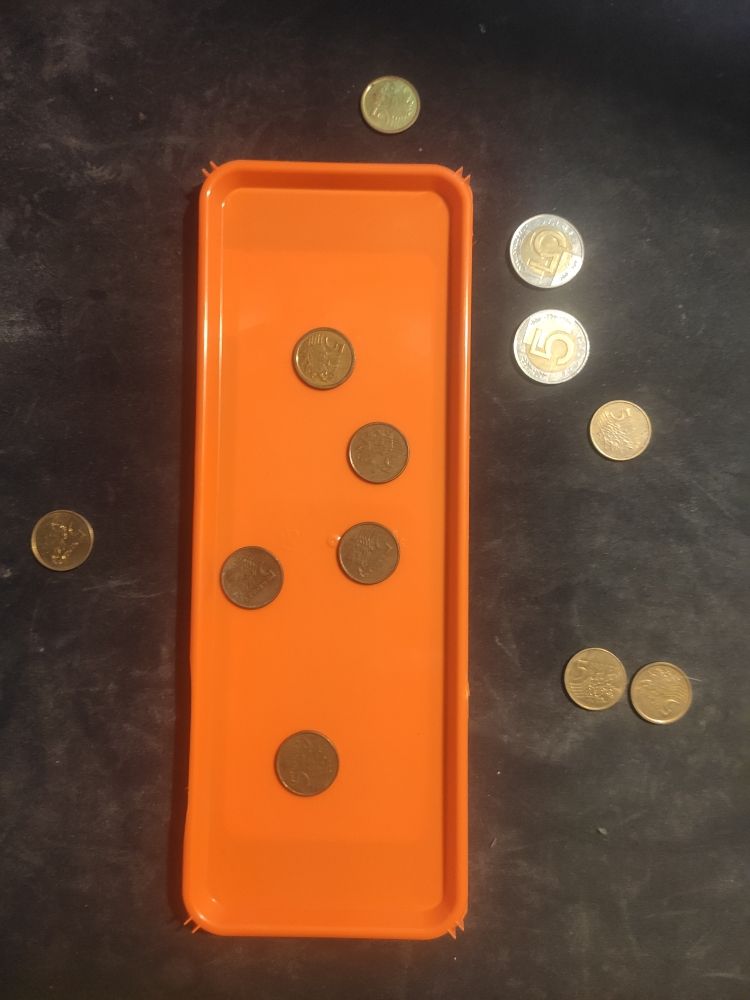
#> input picture Project_2/tray1.jpg, 750 x 1000 px; its folder holds only this picture in this run
$ python coin_detector.py
#> lines starting #> are read from the running program, lines starting #| are printed output that depends on the picture; after the words box and inside, x2 and y2 are one past the last pixel; in counts of white or black regions, pixels touching at a corner belong together
from pathlib import Path

import cv2 as cv
import numpy as np


def detect_tray_contour(image: np.ndarray) -> np.ndarray | None:
    hsv = cv.cvtColor(image, cv.COLOR_BGR2HSV)

    lower_orange = np.array([5, 120, 120], dtype=np.uint8)
    upper_orange = np.array([12, 255, 255], dtype=np.uint8)
    mask = cv.inRange(hsv, lower_orange, upper_orange)

    kernel = cv.getStructuringElement(cv.MORPH_ELLIPSE, (13, 13))
    mask = cv.morphologyEx(mask, cv.MORPH_CLOSE, kernel, iterations=2)
    mask = cv.morphologyEx(mask, cv.MORPH_OPEN, kernel, iterations=1)

    contours, _ = cv.findContours(mask, cv.RETR_EXTERNAL, cv.CHAIN_APPROX_SIMPLE)
    if not contours:
        return None

    tray = max(contours, key=cv.contourArea)
    if cv.contourArea(tray) < 0.1 * image.shape[0] * image.shape[1]:
        return None
    return cv.convexHull(tray)


def detect_coin_circles(image: np.ndarray) -> list[tuple[int, int, int]]:
    gray = cv.cvtColor(image, cv.COLOR_BGR2GRAY)
    gray = cv.GaussianBlur(gray, (9, 9), 1.5)

    circles = cv.HoughCircles(
        gray,
        cv.HOUGH_GRADIENT,
        dp=1.2,
        minDist=40,
        param1=90,
        param2=55,
        minRadius=10,
        maxRadius=90,
    )

    if circles is None:
        return []

    circles = np.round(circles[0, :]).astype(int)
    return [(int(x), int(y), int(r)) for x, y, r in circles]


def radius_threshold(radii: list[int]) -> float:
    if len(radii) < 2:
        return 32.0
    radii_arr = np.float32(radii).reshape(-1, 1)
    _, labels, centers = cv.kmeans(
        radii_arr,
        2,
        None,
        (cv.TERM_CRITERIA_EPS + cv.TERM_CRITERIA_MAX_ITER, 50, 0.1),
        10,
        cv.KMEANS_PP_CENTERS,
    )
    centers = np.sort(centers.flatten())
    if np.all(labels == labels[0]):
        return float(np.median(radii_arr))
    return float((centers[0] + centers[1]) / 2.0)


def annotate_and_count(image: np.ndarray, image_name: str) -> np.ndarray:
    output = image.copy()
    tray_contour = detect_tray_contour(image)
    tray_area = 0.0

    if tray_contour is not None:
        tray_area = cv.contourArea(tray_contour)
        cv.drawContours(output, [tray_contour], -1, (0, 255, 0), 3)

    circles = detect_coin_circles(image)
    radii = [r for _, _, r in circles]
    split_r = radius_threshold(radii)

    large_inside = 0
    large_outside = 0
    small_inside = 0
    small_outside = 0

    for x, y, r in circles:
        is_large = r >= split_r
        inside = (
            tray_contour is not None
            and cv.pointPolygonTest(tray_contour, (float(x), float(y)), False) >= 0
        )

        if is_large and inside:
            large_inside += 1
            color = (0, 0, 255)
        elif is_large and not inside:
            large_outside += 1
            color = (0, 0, 255)
        elif not is_large and inside:
            small_inside += 1
            color = (255, 0, 0)
        else:
            small_outside += 1
            color = (255, 0, 0)

        cv.circle(output, (x, y), r, color, 2)
        cv.circle(output, (x, y), 2, color, -1)

    lines = [
        f"Tray area: {tray_area} ",
        f"Large inside: {large_inside}",
        f"Large outside: {large_outside}",
        f"Small inside: {small_inside}",
        f"Small outside: {small_outside}",
    ]

    y0 = 28
    for i, text in enumerate(lines):
        y = y0 + i * 28
        cv.putText(output, text, (10, y), cv.FONT_HERSHEY_SIMPLEX, 0.7, (0, 0, 0), 3)
        cv.putText(output, text, (10, y), cv.FONT_HERSHEY_SIMPLEX, 0.7, (255, 255, 255), 1)

    return output


def main() -> None:
    base_dir = Path(__file__).resolve().parent
    image_paths = [base_dir / f"tray{i}.jpg" for i in range(1, 9)]

    output_dir = base_dir / "outputs"
    output_dir.mkdir(exist_ok=True)

    for image_path in image_paths:
        image = cv.imread(str(image_path))
#> image is the input picture: shape (1000, 750, 3); mean B, G, R 46.1, 73.5, 117.8
        if image is None:
            print(f"Skipping missing image: {image_path.name}")
            continue

        annotated = annotate_and_count(image, image_path.name)
#> in detect_tray_contour, `hsv = cv.cvtColor(image, cv.COLOR_BGR2HSV)`: hsv: shape (1000, 750, 3); mean H, S, V 14.9, 113.5, 117.8
#> in detect_tray_contour, `mask = cv.inRange(hsv, lower_orange, upper_orange)`:
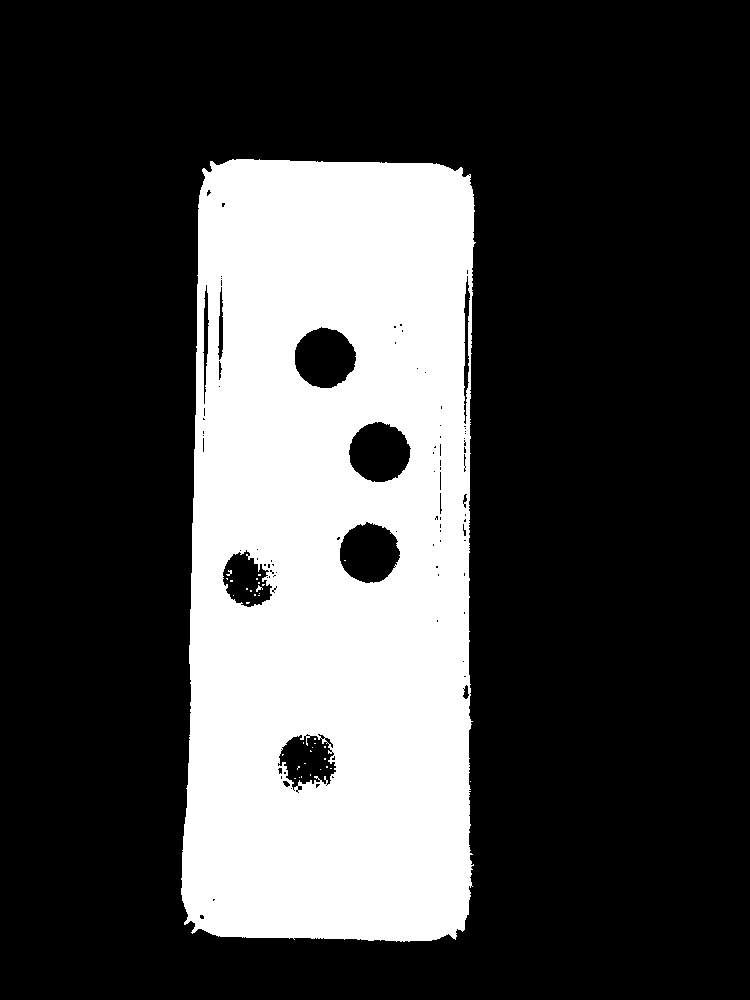
#> mask: shape (1000, 750); 26.9% white; 35 white regions (33 under 20 px), largest, box (x1, y1, x2, y2) and area: (181, 159, 476, 942) 201776, (256, 585, 263, 592) 22
#> in detect_tray_contour, `mask = cv.morphologyEx(mask, cv.MORPH_CLOSE, kernel, iterations=2)`:
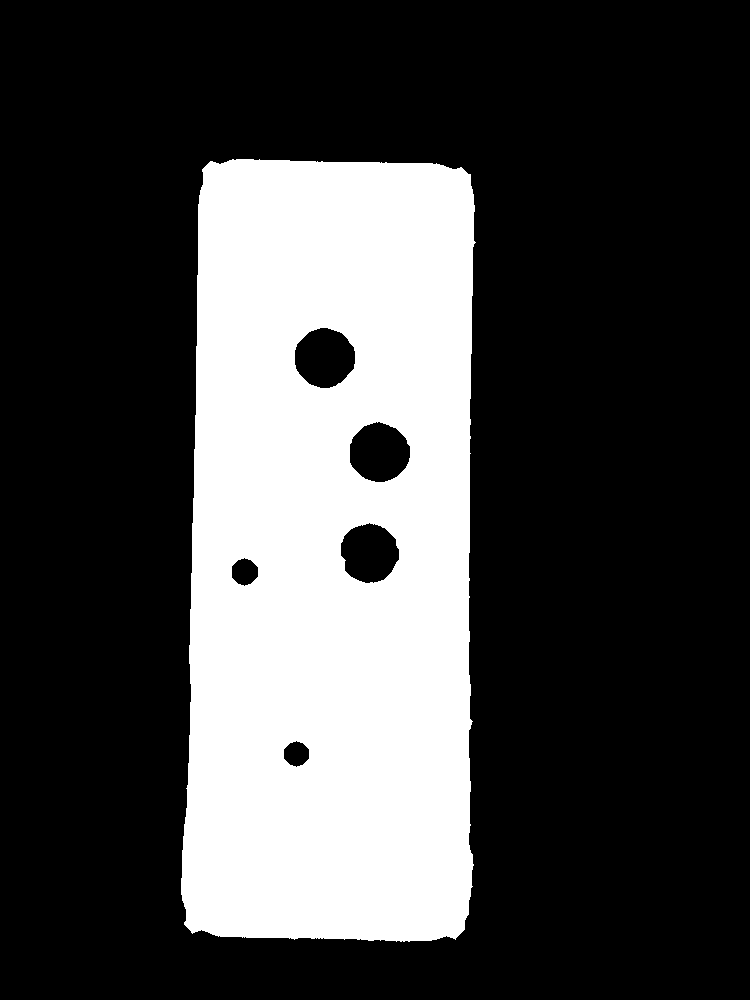
#> mask: shape (1000, 750); 27.6% white; 1 white region, box (x1, y1, x2, y2) and area: (181, 159, 476, 942) 206869
#> in detect_tray_contour, `mask = cv.morphologyEx(mask, cv.MORPH_OPEN, kernel, iterations=1)`: mask: shape (1000, 750); 27.6% white; 1 white region
#> in detect_tray_contour, `contours, _ = cv.findContours(mask, cv.RETR_EXTERNAL, cv.CHAIN_APPROX_..`: contours = 1 contour; box (x1, y1, x2, y2) and area: (181, 159, 475, 942) 215015
#> in detect_tray_contour, `tray = max(contours, key=cv.contourArea)`: tray = contour of 300 points, box (x1, y1, x2, y2) (181, 159, 475, 942), area 215015
#> in annotate_and_count, `tray_contour = detect_tray_contour(image)`: tray_contour = contour of 31 points, box (x1, y1, x2, y2) (181, 159, 475, 942), area 219726
#> in annotate_and_count, `tray_area = cv.contourArea(tray_contour)`: tray_area = 219726
#> in annotate_and_count, `cv.drawContours(output, [tray_contour], -1, (0, 255, 0), 3)`:
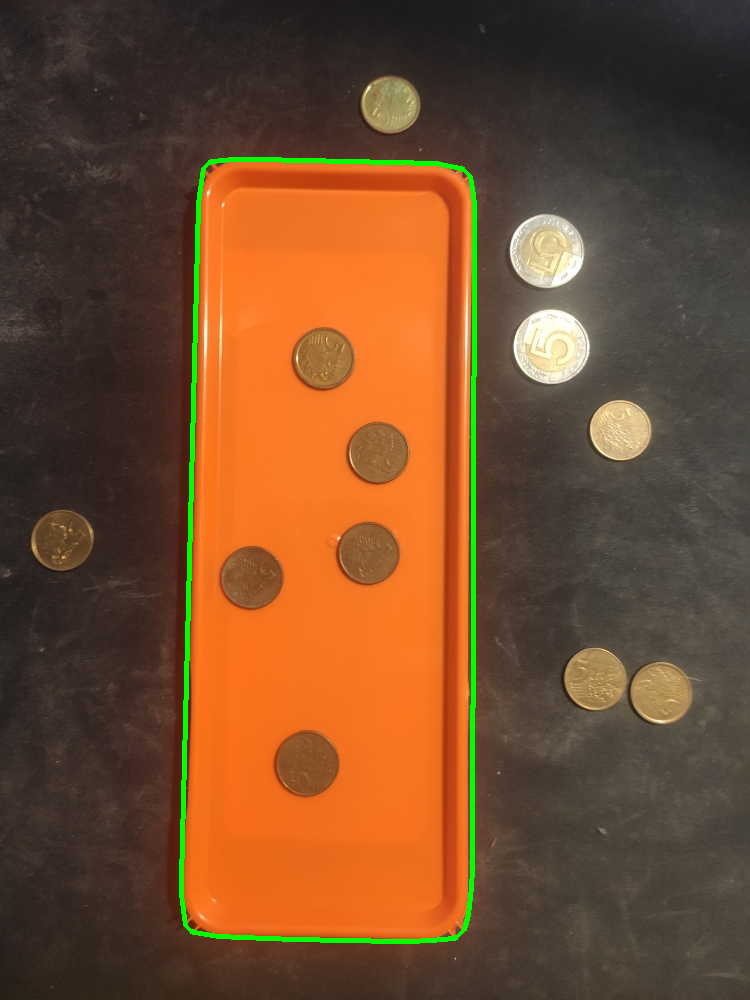
#> output: shape (1000, 750, 3); 1.37% of pixels changed, all inside (x1, y1, x2, y2) = (179, 157, 477, 944)
#> in detect_coin_circles, `gray = cv.cvtColor(image, cv.COLOR_BGR2GRAY)`:
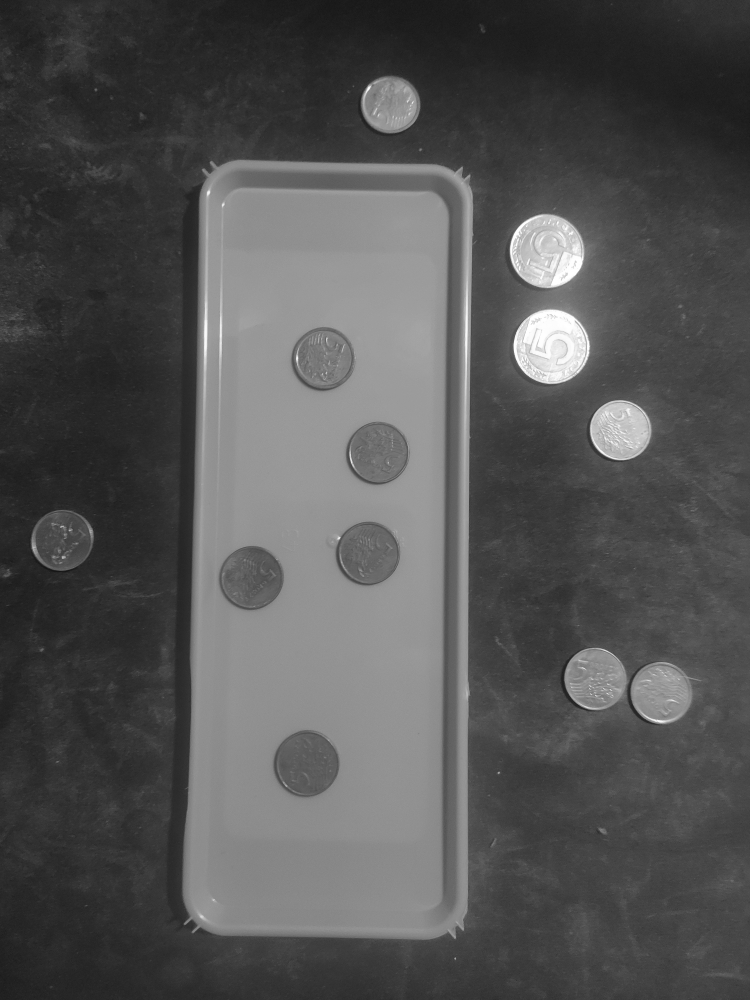
#> gray: shape (1000, 750); min 21, max 255, mean 83.6
#> in detect_coin_circles, `circles = cv.HoughCircles( gray, cv.HOUGH_GRADIENT, dp=1.2, minDist=40..`: circles = [[322.2, 359.4, 31.72], [545.4, 250.2, 36.16], [305.4, 763.8, 33.64], [366.6, 553.8, 32.56], [660.6, 691.8, 31], [619.8, 429, 30.28], [250.2, 579, 31.96], [595.8, 677.4, 32.08], [551.4, 345, 38.8], [376.2, 454.2, 30.88], [389.4, 103.8, 27.88], [60.6, 538.2, 32.56]]
#> in detect_coin_circles, `circles = np.round(circles[0, :]).astype(int)`: circles = [[322, 359, 32], [545, 250, 36], [305, 764, 34], [367, 554, 33], [661, 692, 31], [620, 429, 30], [250, 579, 32], [596, 677, 32], [551, 345, 39], [376, 454, 31], [389, 104, 28], [61, 538, 33]]
#> in annotate_and_count, `circles = detect_coin_circles(image)`: circles = [(322, 359, 32), (545, 250, 36), (305, 764, 34), (367, 554, 33), (661, 692, 31), (620, 429, 30), (250, 579, 32), (596, 677, 32), (551, 345, 39), (376, 454, 31), (389, 104, 28), (61, 538, 33)]
#> in annotate_and_count, `radii = [r for _, _, r in circles]`: radii = [32, 36, 34, 33, 31, 30, 32, 32, 39, 31, 28, 33]
#> in radius_threshold, `_, labels, centers = cv.kmeans( radii_arr, 2, None, (cv.TERM_CRITERIA_..`: labels = [0, 1, 0, 0, 0, 0, 0, 0, 1, 0, 0, 0]; centers = [31.6, 37.5]
#> in annotate_and_count, `split_r = radius_threshold(radii)`: split_r = 34.55
#> the loop in annotate_and_count, `for x, y, r in circles:` made 12 passes
#> (x, y, r, is_large, inside, large_outside, color) on passes 2, 9: (545, 250, 36, True, False, 1, (0, 0, 255)), (551, 345, 39, True, False, 2, (0, 0, 255))
#> (x, y, r, is_large, inside, color) on passes 1, 3, 4, 5, 6, 7: (322, 359, 32, False, True, (255, 0, 0)), (305, 764, 34, False, True, (255, 0, 0)), (367, 554, 33, False, True, (255, 0, 0)), (661, 692, 31, False, False, (255, 0, 0)), (620, 429, 30, False, False, (255, 0, 0)), (250, 579, 32, False, True, (255, 0, 0))
#> after the loop in annotate_and_count, `for x, y, r in circles:`:
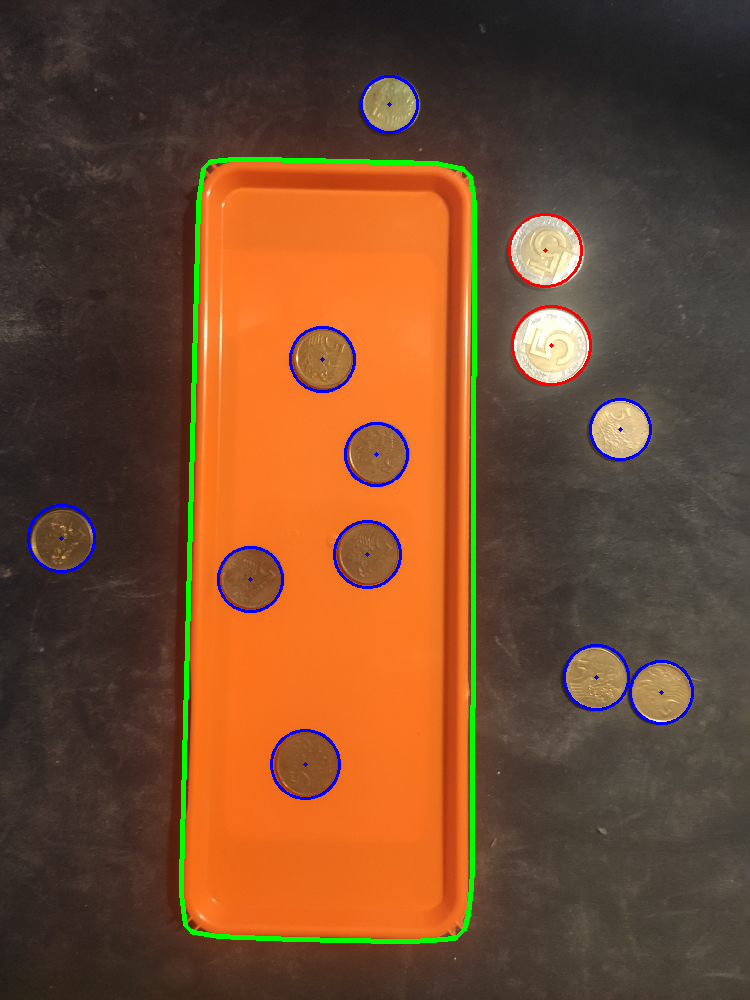
#> output: shape (1000, 750, 3); 1.01% of pixels changed, all inside (x1, y1, x2, y2) = (27, 75, 694, 800)
#> after the loop in annotate_and_count, `for x, y, r in circles:`: large_inside = 0; large_outside = 2; small_inside = 5
#> in annotate_and_count, `lines = [ f"Tray area: {tray_area} ", f"Large inside: {large_inside}",..`: lines = ['Tray area: 219726.0 ', 'Large inside: 0', 'Large outside: 2', 'Small inside: 5', 'Small outside: 5']
#> the loop in annotate_and_count, `for i, text in enumerate(lines):` made 5 passes
#> (text, y) on passes 1 to 5: ('Tray area: 219726.0 ', 28), ('Large inside: 0', 56), ('Large outside: 2', 84), ('Small inside: 5', 112), ('Small outside: 5', 140)
#> after the loop in annotate_and_count, `for i, text in enumerate(lines):`:
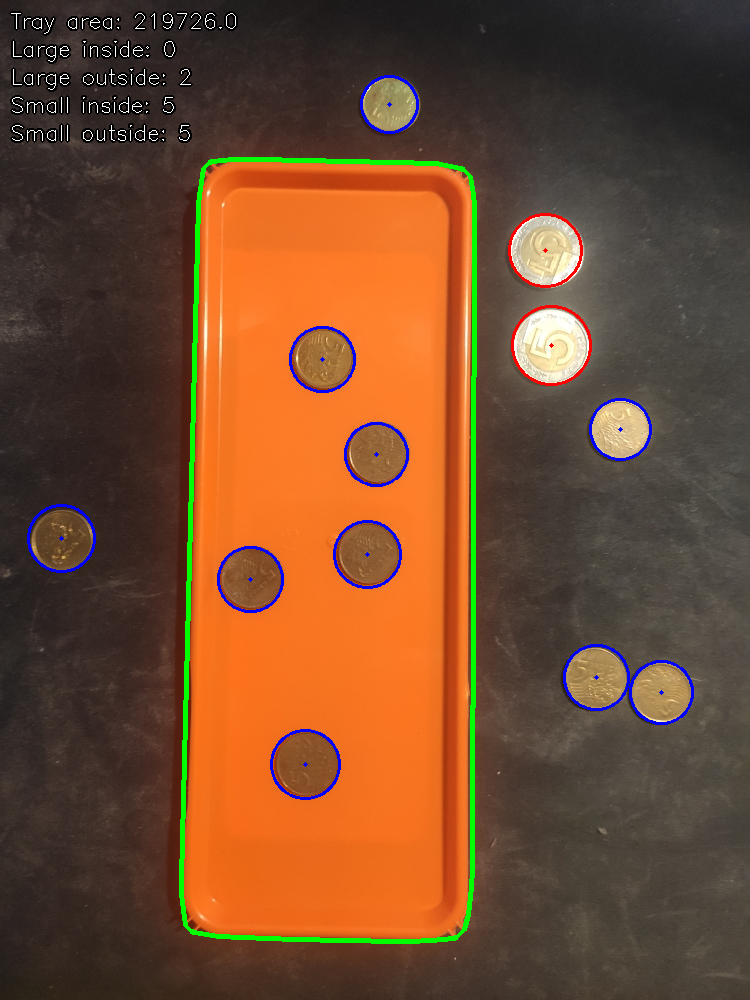
#> output: shape (1000, 750, 3); 1.33% of pixels changed, all inside (x1, y1, x2, y2) = (9, 11, 238, 143)
        out_path = output_dir / f"annotated_{image_path.name}"
        cv.imwrite(str(out_path), annotated)
        cv.imshow(f"Coins - {image_path.name}", annotated)

    cv.waitKey(0)
    cv.destroyAllWindows()


if __name__ == "__main__":
    main()
